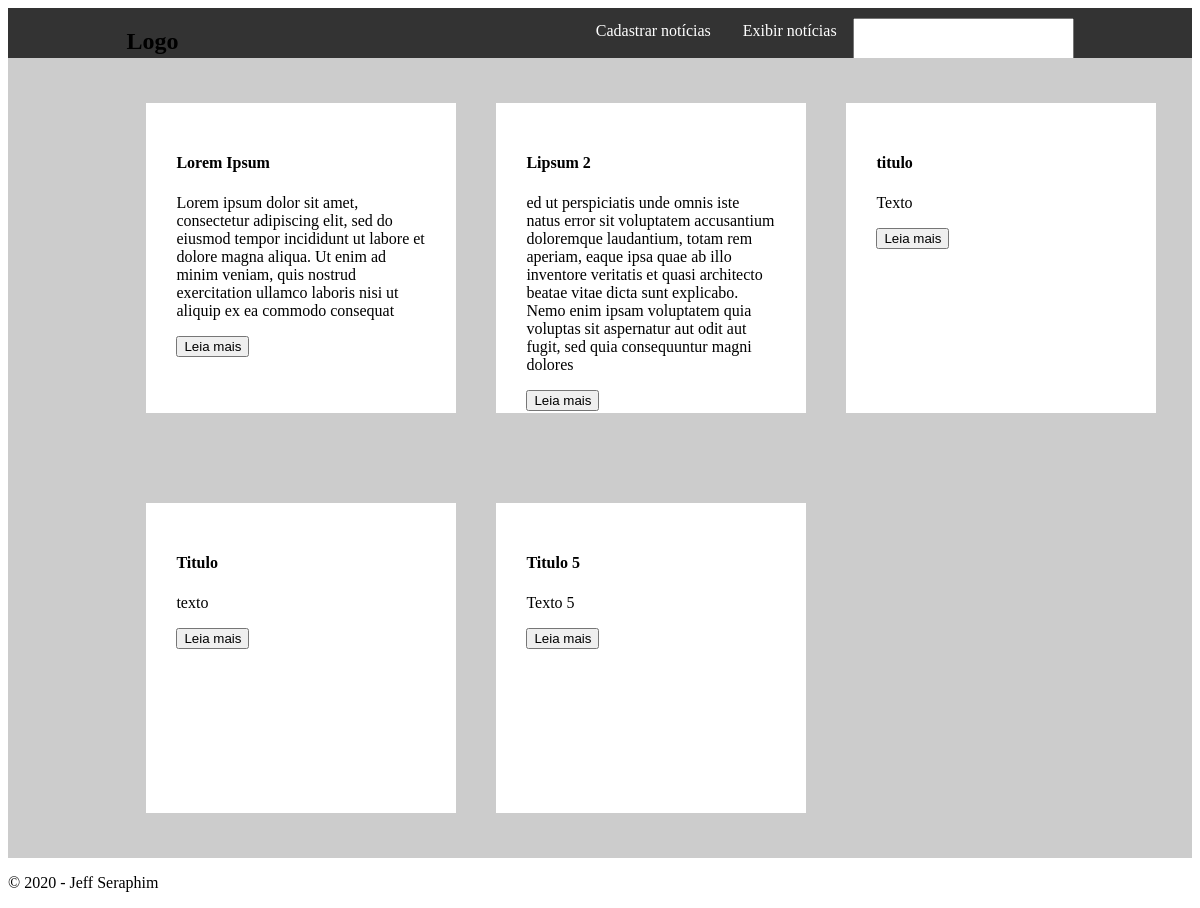
The page /busca.php on the database its author committed.
### tables this page shows
CREATE TABLE `artigo` (
  `id` int(11) NOT NULL,
  `titulo_artigo` varchar(220) NOT NULL,
  `texto_artigo` text NOT NULL,
  `categorias` varchar(220) NOT NULL
);

### busca.php (the view, shortened to what this page needs)
<!doctype html>
<html lang="pt-br">
	<head>
        <link rel="stylesheet" type="text/css"href="estilo.css" />
	</head>
	<body>
        <?php
            require_once('header.php');
        ?>
     <main>
    <?php
    $busca = $_POST['busca'];
    $sql = "SELECT * FROM artigo WHERE (titulo_artigo LIKE '%$busca%') OR (texto_artigo LIKE '%$busca%') OR (categorias LIKE '%$busca%') ";
    $objDb = new db();
    $link = $objDb->conecta_mysql();
    $resultado_id = mysqli_query($link, $sql);
    if($resultado_id){
        $artigos = array();
        while($linha = mysqli_fetch_array($resultado_id, MYSQLI_ASSOC)){
            $artigos[] = $linha;
        }
        if ($artigos){
            foreach($artigos as $artigo){
                echo "<article>
                    <h4>" . $artigo['titulo_artigo'] ."</h4>";
                echo  "<p>". $artigo['texto_artigo']. "</p>";
                echo "<button type='submit' >Leia mais</button>
                </article>";
            }
        }else{
            echo "Nenhum artigo encontrado com os termos especificados<br />";
        }
    }else{
        echo "Erro na execução da consulta, favor entrar em contato com o admin do site";
    }
?>
</main>
		<footer>
			<p>&copy; 2020 - Jeff Seraphim</p>
		</footer>
	</body>
</html>

### estilo.css (style rules this page uses)
main { background-color: #CCC; min-height: 100vh; display: grid; grid-template-columns: 1fr 1fr 1fr; padding-left:10%; padding-right: 10%; align-items: center; }
article { background-color: white; width: 250px; height: 250px; padding: 30px; margin: 20px; }

### rows shown on the page
artigo: titulo_artigo "Lorem Ipsum", texto_artigo "Lorem ipsum dolor sit amet, consectetur adipiscing elit, sed do eiusmod tempor incididunt ut labore et dolore magna aliqua. Ut enim ad minim veniam, quis nostrud exercitation ullamco laboris nisi ut aliquip ex ea commodo consequat"
artigo: titulo_artigo "Lipsum 2", texto_artigo "ed ut perspiciatis unde omnis iste natus error sit voluptatem accusantium doloremque laudantium, totam rem aperiam, eaque ipsa quae ab illo inventore veritatis et quasi architecto beatae vitae dicta sunt explicabo. Nemo enim ipsam voluptatem quia voluptas sit aspernatur aut odit aut fugit, sed quia consequuntur magni dolores"
artigo: titulo_artigo "titulo", texto_artigo "Texto"
artigo: titulo_artigo "Titulo", texto_artigo "texto"
artigo: titulo_artigo "Titulo 5", texto_artigo "Texto 5"
